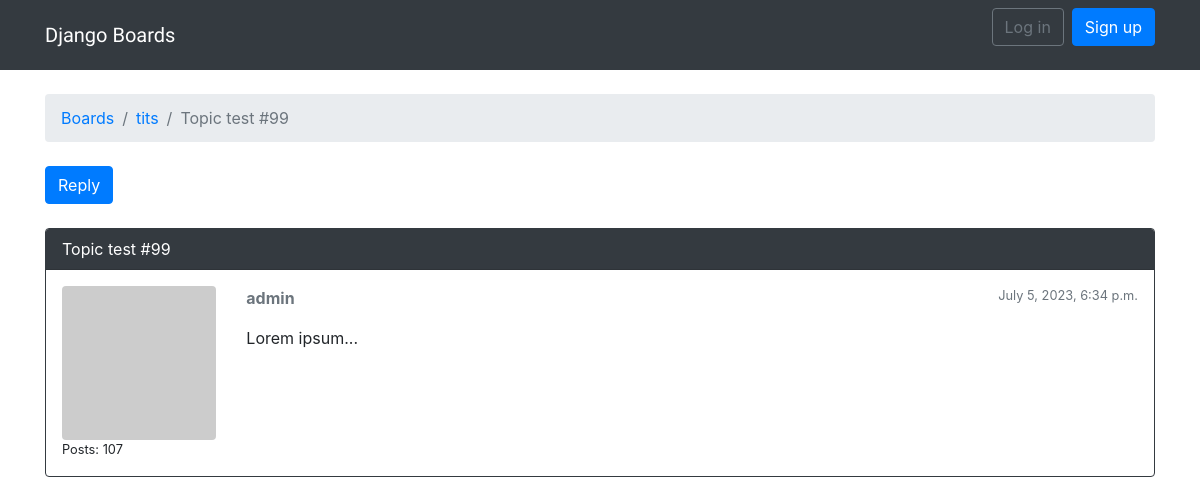
Before: /boards/1/topics/107/ with the older database file.
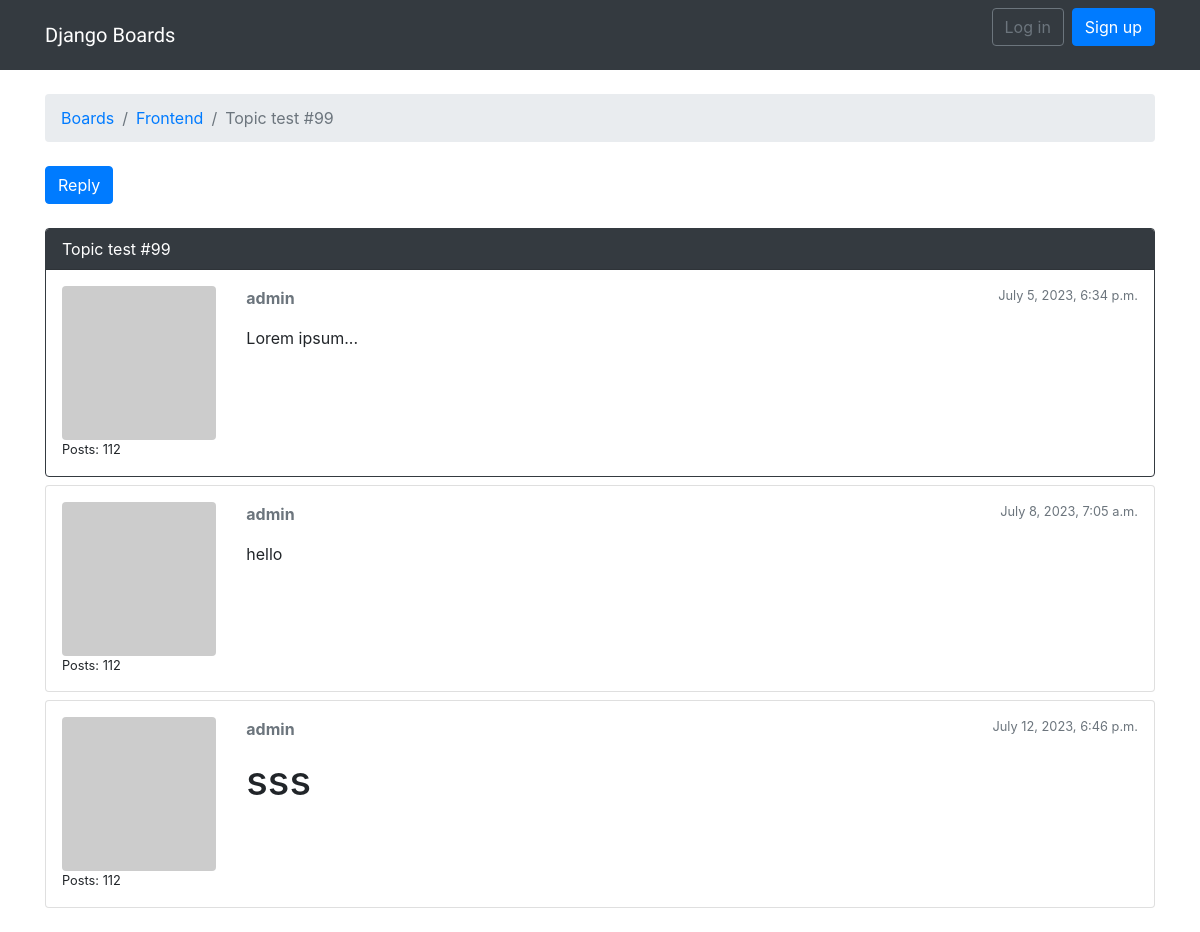
After: the same page with the newer database file.
### boards/models.py (models this page shows, shortened)
class Topic(models.Model):
    subject = models.CharField(max_length=255)
    last_updated = models.DateTimeField(auto_now_add=True)
    board = models.ForeignKey(Board, related_name='topics', on_delete=models.CASCADE)
    starter = models.ForeignKey(User, related_name='topics', on_delete=models.DO_NOTHING)
    views = models.PositiveIntegerField(default=0)

class Board(models.Model):
    name = models.CharField(max_length=30, unique=True)
    description = models.CharField(max_length=100)

class Post(models.Model):
    message = models.TextField(max_length=4000)
    topic = models.ForeignKey(Topic, related_name='posts', on_delete=models.CASCADE)
    created_at = models.DateTimeField(auto_now_add=True)
    updated_at = models.DateTimeField(null=True)
    created_by = models.ForeignKey(User, related_name='posts', on_delete=models.DO_NOTHING)
    updated_by = models.ForeignKey(User, null=True, related_name='+', on_delete=models.DO_NOTHING)
    def get_message_as_markdown(self):
        return mark_safe(markdown(self.message, output_format='html'))

### boards/views.py (the view)
# urls.py: path('boards/<str:pk>/topics/<str:topic_pk>/', views.PostListView.as_view(), name='topic_posts'),
class PostListView(ListView):
    model = Post
    context_object_name = 'posts'
    template_name = 'topic_posts.html'
    paginate_by = 20
    def get_context_data(self, **kwargs):
        session_key = 'viewed_topic_{}'.format(self.topic.pk)
        if not self.request.session.get(session_key, False):
            self.topic.views += 1
            self.topic.save()
            self.request.session[session_key] = True
        kwargs['topic'] = self.topic
        return super().get_context_data(**kwargs)
    def get_queryset(self):
        self.topic = get_object_or_404(Topic, board__pk=self.kwargs.get('pk'), pk=self.kwargs.get('topic_pk'))
        queryset = self.topic.posts.order_by('created_at')
        return queryset

### boards/templatetags/gravatar.py (called while the page is built)
@register.filter
def gravatar(user):
    email = user.email.lower().encode('utf-8')
    default = 'mm'
    size = 256
    url = 'https://www.gravatar.com/avatar/{md5}?{params}'.format(
        md5=hashlib.md5(email).hexdigest(),
        params=urlencode({'d': default, 's': str(size)})
    )
    return url

### templates/topic_posts.html (shortened to what this page needs)
{% extends 'base.html' %}
{% load static %}
{% load gravatar %}
{% block breadcrumb %}
  <li class="breadcrumb-item"><a href="{% url 'home' %}">Boards</a></li>
  <li class="breadcrumb-item"><a href="{% url 'board_topics' topic.board.pk %}">{{ topic.board.name }}</a></li>
  <li class="breadcrumb-item active">{{ topic.subject }}</li>
{% endblock %}
{% block content %}
  <div class="mb-4">
    <a href="{% url 'reply_topic' topic.board.pk topic.pk %}" class="btn btn-primary" role="button">Reply</a>
  </div>
  {% for post in posts %}
    <div id="{{ post.pk }}" class="card {% if forloop.last %}mb-4{% else %}mb-2{% endif %} {% if forloop.first %}border-dark{% endif %}">
      {% if forloop.first %}
        <div class="card-header text-white bg-dark py-2 px-3">{{ topic.subject }}</div>
      {% endif %}
      <div class="card-body p-3">
        <div class="row">
          <div class="col-2">
            <img src="{{ post.created_by|gravatar }}" alt="{{ post.created_by.username }}" class="w-100 rounded">
            <small>Posts: {{ post.created_by.posts.count }}</small>
          </div>
          <div class="col-10">
            <div class="row mb-3">
              <div class="col-6">
                <strong class="text-muted">{{ post.created_by.username }}</strong>
              </div>
              <div class="col-6 text-right">
                <small class="text-muted">{{ post.created_at }}</small>
              </div>
            </div>
            {{ post.get_message_as_markdown }}
          </div>
        </div>
      </div>
    </div>
  {% endfor %}
{% endblock %}

### templates/base.html (shortened to what this page needs)
{% load static %}
<html>
  <head>
    <link rel="stylesheet" href="{% static 'css/bootstrap.min.css' %}">
    <link rel="stylesheet" href="{% static 'css/app.css' %}">
  </head>
  <body >
  {% block body %}
  <nav class="navbar navbar-expand-sm navbar-dark bg-dark">
  <div class="container">
    <a class="navbar-brand" href="{% url 'home' %}">Django Boards</a>
    <div class="collapse navbar-collapse" id="mainMenu">
      {% if user.is_authenticated %}
        <ul class="navbar-nav ml-auto">
          <li class="nav-item dropdown">
            <a class="nav-link dropdown-toggle" href="#" id="userMenu" data-toggle="dropdown" aria-haspopup="true" aria-expanded="false">
              {{ user.username }}
            </a>
            <div class="dropdown-menu dropdown-menu-right" aria-labelledby="userMenu">
              <a class="dropdown-item" href="{% url 'my_account' %}">My account</a>
              <a class="dropdown-item" href="#">Change password</a>
              <div class="dropdown-divider"></div>
              <a class="dropdown-item" href="{% url 'logout' %}">Log out</a>
            </div>
          </li>
        </ul>
      {% else %}
        <form class="form-inline ml-auto">
          <a href="{% url 'login' %}" class="btn btn-outline-secondary">Log in</a>
          <a href="{% url 'signup' %}" class="btn btn-primary ml-2">Sign up</a>
        </form>
      {% endif %}
    </div>
  </div>
</nav>
  <div class="container">
    <ol class="breadcrumb my-4">
      {% block breadcrumb %}
      {% endblock %}
    </ol>
    {% block content %}
    {% endblock %}
  </div>
  {% endblock body %}
  </body>
</html>

### static/css/app.css (style rules this page uses)
.navbar-brand { font-family: 'Peralta', cursive; }

Changed rows visible on the page:
changed Topic "Topic test #99": board.name "tits" → "Frontend"
computed for Post "July 5, 2023, 6:34 p.m.": created_by.posts.count "107" → "112"
added Post: created_by.posts.count "112", created_by.username "admin", created_at "July 8, 2023, 7:05 a.m.", get_message_as_markdown "hello"
added Post: created_by.posts.count "112", created_by.username "admin", created_at "July 12, 2023, 6:46 p.m.", get_message_as_markdown "sss"
